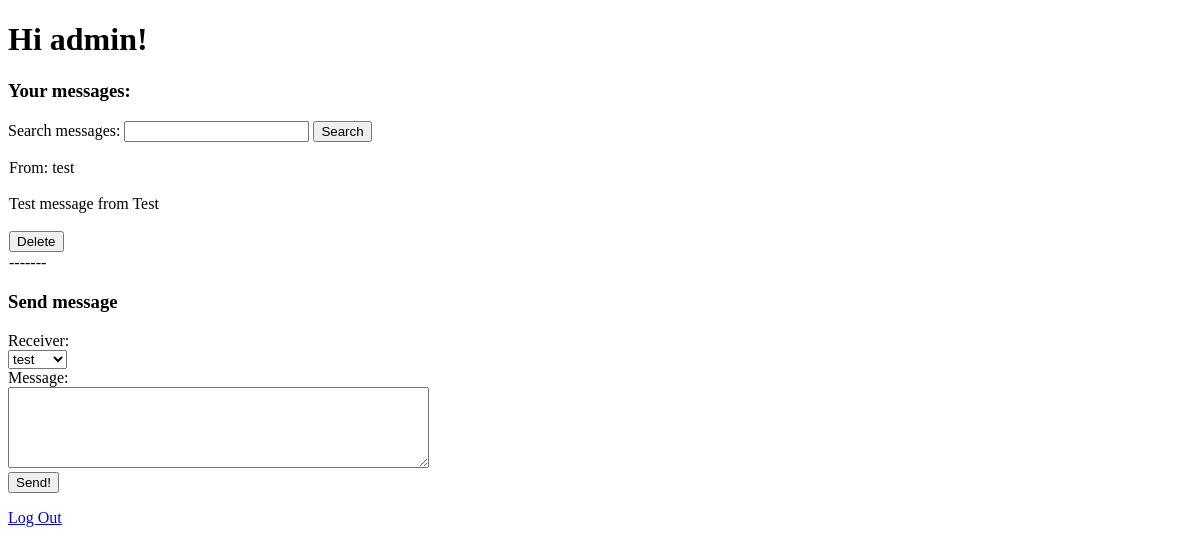
The app's page / (signed in), older data.
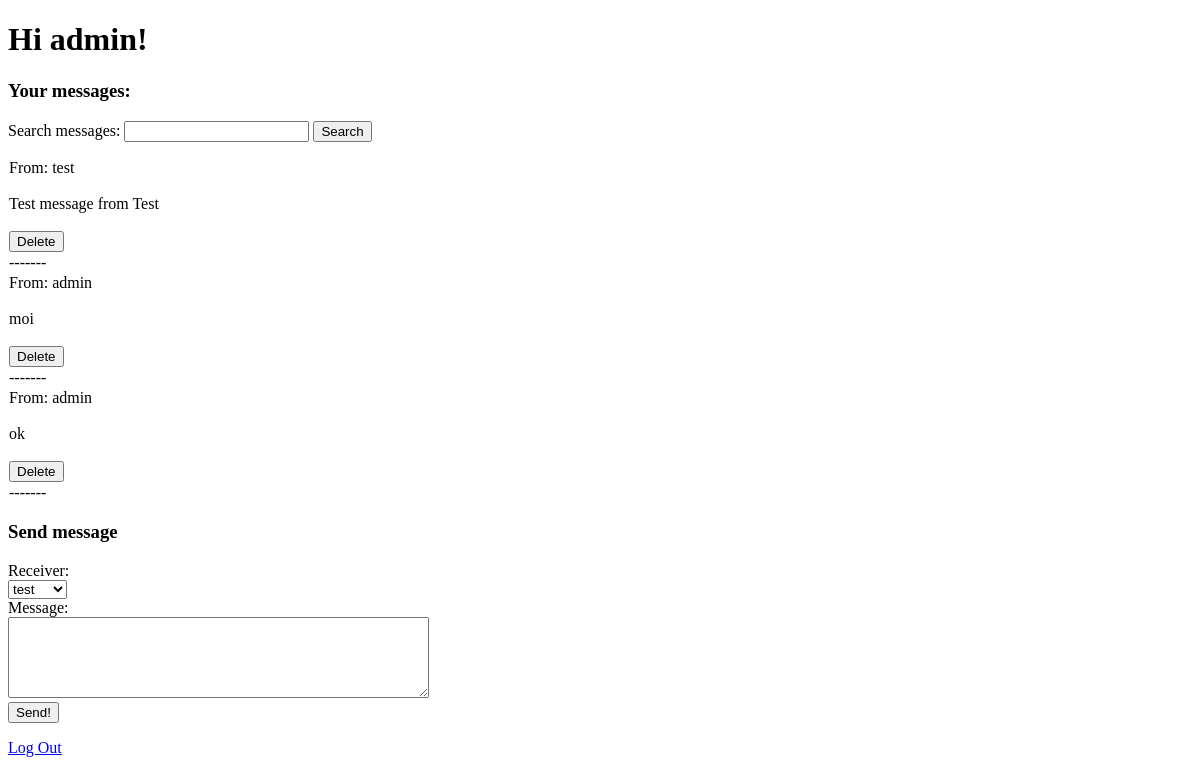
The same page, newer data.
### pages/models.py (models this page shows)
class Message(models.Model):
  sender = models.TextField()
  receiver = models.TextField()
  message_content = models.TextField()

### pages/views.py (the view)
# urls.py: path('', homePageView, name='home'),
@login_required
def homePageView(request):
    users = User.objects.all()
    logged_user = request.user
    messages = Message.objects.filter(receiver=logged_user)
    context = {
        'users': users,
        'messages': messages
        }
    return render(request, 'home.html', context)

### templates/home.html (shortened to what this page needs)
{% extends 'base.html' %}
{% block content %}
{% if user.is_authenticated %}
<h1>Hi {{ user.username }}!</h1>
{% if messages %}
<h3>Your messages:</h3>
<form action="search/">
  <label>Search messages:</label>
  <input type="search" name="query"/>
  <button type="submit">Search</button>
</form>
<table>
  {% for message in messages %}
  <tr>
    <td>From: {{message.sender}}</td>
  </tr>
  <tr>
    <td>
      <p>{{message.message_content|safe}}</p>
    </td>
  </tr>
  <tr>
    <td>
      <form method="POST" action="delete_message/">
        <input type="submit" value="Delete" />
      </form>
    </td>
  </tr>
  <tr><td>-------</td></tr>
  {% endfor %}
</table>
{% endif %}
<h3>Send message</h3>
<form method="POST" action="send_message/">
  <span>Receiver:</span><br />
  <select name="receiver">
    {% for user in users %}
    <option value="{{user}}">{{user}}</option>
    {% endfor %}
  </select><br />
  <span>Message:</span><br />
  <textarea name="message" rows="5" cols="50"></textarea><br/>
  <input type="submit" value="Send!" />
</form>
<p><a href="{% url 'logout' %}">Log Out</a></p>
{% else %}
<p>You are not logged in</p>
<a href="{% url 'login' %}">Log In</a>
{% endif %}
{% endblock %}

Row changes from the older to the newer data that the page shows:
added Message: sender "admin", message_content "moi"
added Message: sender "admin", message_content "ok"
